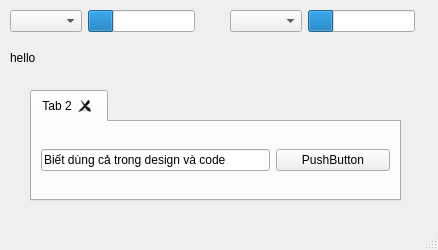
<?xml version="1.0" encoding="UTF-8"?>
<ui version="4.0">
 <class>MainWindow</class>
 <widget class="QMainWindow" name="MainWindow">
  <property name="geometry">
   <rect>
    <x>0</x>
    <y>0</y>
    <width>438</width>
    <height>250</height>
   </rect>
  </property>
  <property name="windowTitle">
   <string>MainWindow</string>
  </property>
  <widget class="QWidget" name="centralwidget">
   <widget class="QLabel" name="label">
    <property name="geometry">
     <rect>
      <x>10</x>
      <y>50</y>
      <width>191</width>
      <height>16</height>
     </rect>
    </property>
    <property name="text">
     <string>hello</string>
    </property>
    <property name="buddy">
     <cstring>comboBox_2</cstring>
    </property>
   </widget>
   <widget class="QTabWidget" name="tabWidget">
    <property name="geometry">
     <rect>
      <x>30</x>
      <y>90</y>
      <width>371</width>
      <height>111</height>
     </rect>
    </property>
    <property name="currentIndex">
     <number>0</number>
    </property>
    <property name="tabsClosable">
     <bool>true</bool>
    </property>
    <property name="movable">
     <bool>true</bool>
    </property>
    <widget class="QWidget" name="tab_2">
     <attribute name="title">
      <string>Tab 2</string>
     </attribute>
     <layout class="QVBoxLayout" name="verticalLayout">
      <item>
       <layout class="QHBoxLayout" name="horizontalLayout_3" stretch="2,1">
        <item>
         <widget class="QLineEdit" name="lineEdit">
          <property name="text">
           <string>Biết dùng cả trong design và code</string>
          </property>
         </widget>
        </item>
        <item>
         <widget class="QPushButton" name="pushButton">
          <property name="text">
           <string>PushButton</string>
          </property>
         </widget>
        </item>
       </layout>
      </item>
     </layout>
    </widget>
   </widget>
   <widget class="QWidget" name="layoutWidget">
    <property name="geometry">
     <rect>
      <x>230</x>
      <y>10</y>
      <width>185</width>
      <height>23</height>
     </rect>
    </property>
    <layout class="QHBoxLayout" name="horizontalLayout_2">
     <item>
      <widget class="QComboBox" name="comboBox_2"/>
     </item>
     <item>
      <widget class="QProgressBar" name="progressBar_2">
       <property name="value">
        <number>24</number>
       </property>
       <property name="textVisible">
        <bool>false</bool>
       </property>
      </widget>
     </item>
    </layout>
   </widget>
   <widget class="QWidget" name="layoutWidget">
    <property name="geometry">
     <rect>
      <x>10</x>
      <y>10</y>
      <width>185</width>
      <height>23</height>
     </rect>
    </property>
    <layout class="QHBoxLayout" name="horizontalLayout">
     <item>
      <widget class="QComboBox" name="comboBox"/>
     </item>
     <item>
      <widget class="QProgressBar" name="progressBar">
       <property name="value">
        <number>24</number>
       </property>
       <property name="textVisible">
        <bool>false</bool>
       </property>
      </widget>
     </item>
    </layout>
   </widget>
  </widget>
  <widget class="QStatusBar" name="statusbar"/>
  <widget class="QMenuBar" name="menubar">
   <property name="geometry">
    <rect>
     <x>0</x>
     <y>0</y>
     <width>438</width>
     <height>21</height>
    </rect>
   </property>
  </widget>
  <action name="actionhje">
   <property name="text">
    <string>hje</string>
   </property>
  </action>
 </widget>
 <resources/>
 <connections/>
</ui>
